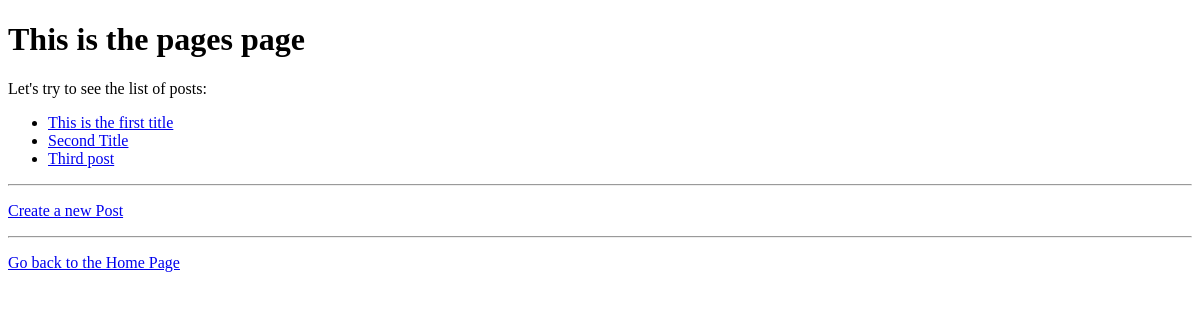
The app's page /pages/, older data.
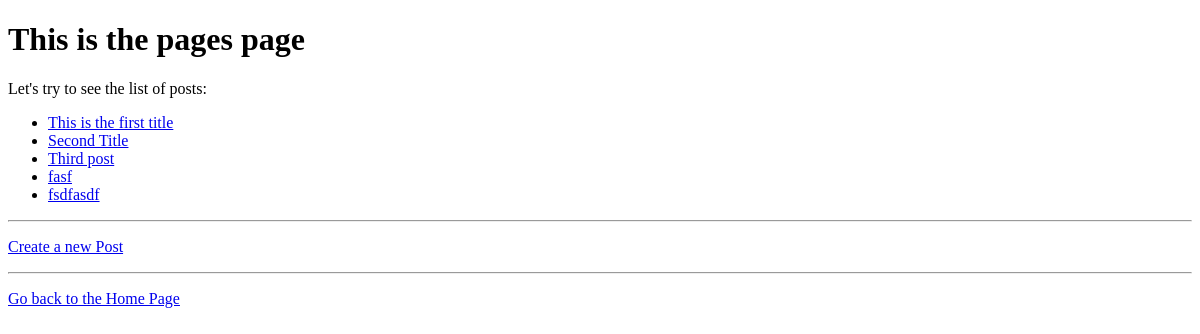
The same page, newer data.
### blog/models.py (models this page shows, shortened)
class Post(models.Model):
    title = models.CharField(max_length=50)
    text = models.TextField()
    created_at = models.DateTimeField(auto_now=True)
    updated_at = models.DateTimeField(auto_now=True)

### blog/views.py (the view)
# urls.py: path('pages/', views.pages, name='pages'),
def pages(request):
    text_list = Post.objects.all()
    context = {'text_list': text_list}
    return render(request, 'pages.html', context)

### blog/templates/pages.html (shortened to what this page needs)
<!DOCTYPE html>
<html>
<head>
</head>
<body>
    <h1>This is the pages page</h1>
    <p>Let's try to see the list of posts:</p>
    <p>
        {% if text_list %}
        <ul>
            {% for post in text_list %}
            <li><a href="{% url 'page_detail' post.id %}">{{ post.title }}</a></li>
            {% endfor %}
        </ul>
        {% else %}
        <p>There are no posts yet in the blog.</p>
        {% endif %}
    </p>
    <hr>
    <p><a href="{% url 'page_create' %}">Create a new Post</a></p>
    <hr>
    <p><a href="{% url 'home' %}">Go back to the Home Page</a></p>
</body>
</html>

Row changes from the older to the newer data that the page shows:
added Post: title "fasf"
added Post: title "fsdfasdf"
